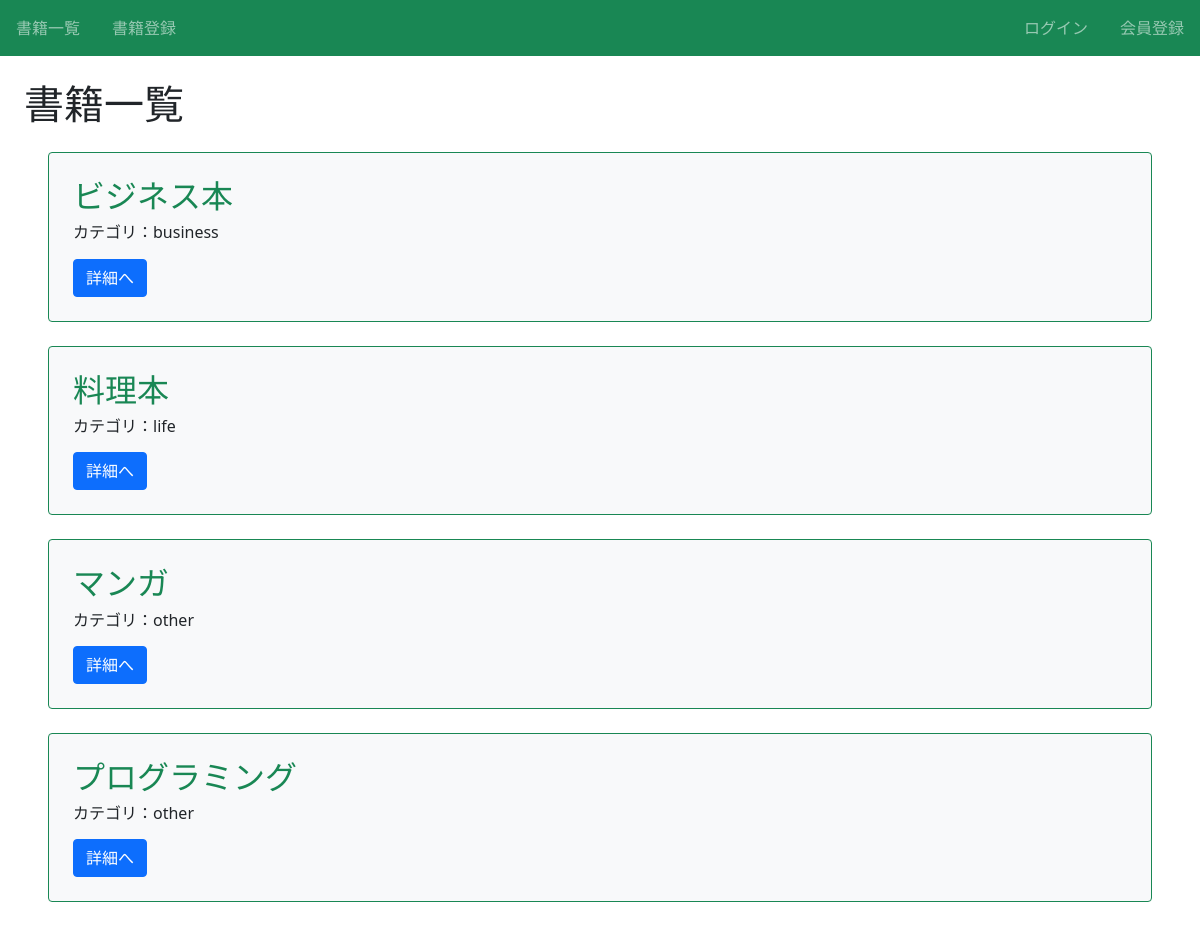
/, run on an earlier commit of the app's database.
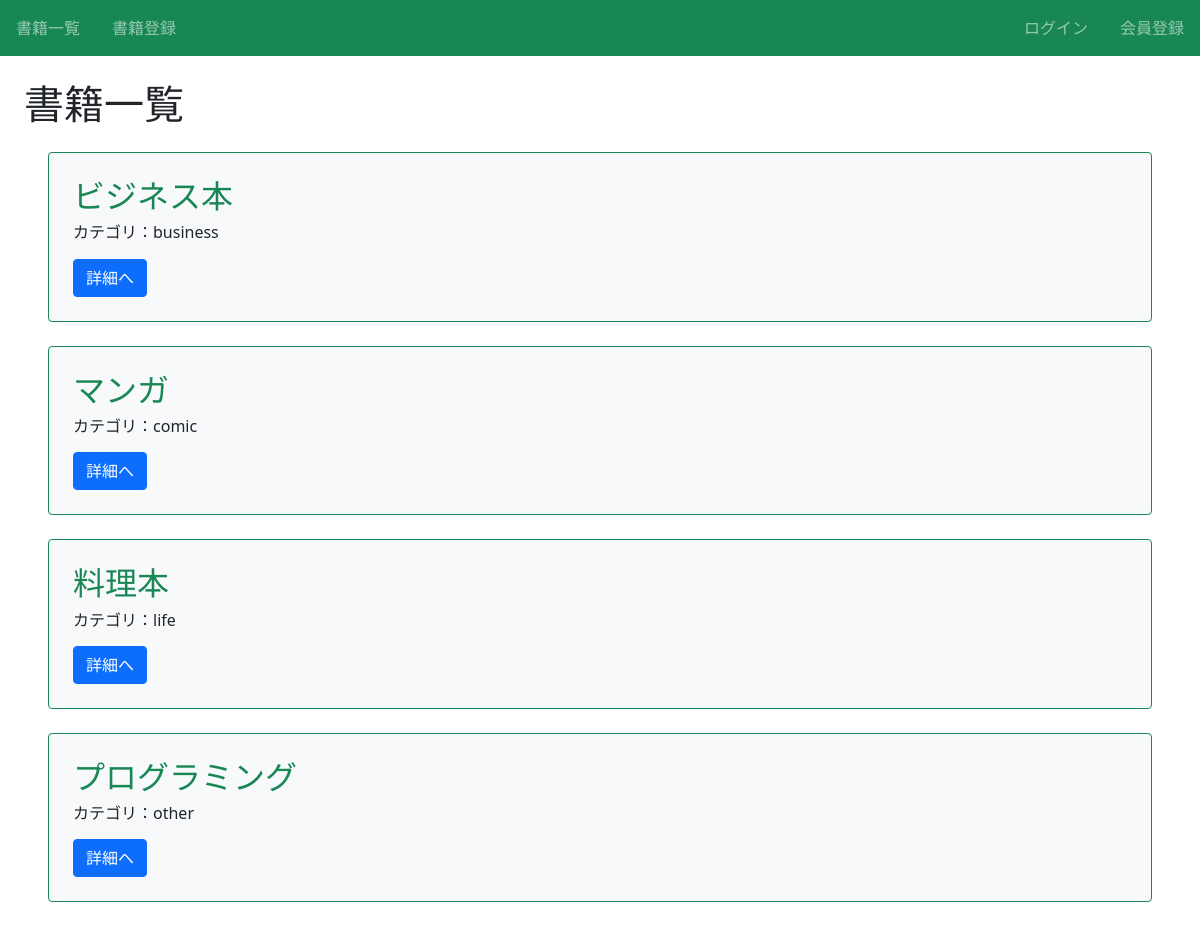
And on a later commit of the database.
### book/models.py (models this page shows, shortened)
class Book(models.Model):
  title     = models.CharField(max_length=100)
  text      = models.TextField()
  category  = models.CharField(
              max_length=100,
              choices = CATEGORY
              )

### book/views.py (the view)
# urls.py: path('', views.index_view, name='index'),
def index_view(request):
  object_list = Book.objects.order_by('category')
  return render(request, 'book/index.html',{'object_list': object_list})

### book/templates/book/index.html (shortened to what this page needs)
{% extends 'base.html' %}
{% block h1 %}書籍一覧{% endblock %}
{% block content %}
  {%for  item in object_list%}
      <div class="p-4 m-4 bg-light border border-success rounded">
        <h2 class="text-success">{{ item.title }}</h2>
        <h6>カテゴリ：{{ item.category }}</h6>
        <div class="mt-3">
          <a href="{% url 'detail-book' item.pk %}" class="btn btn-primary">詳細へ</a>
        </div>
      </div>
  {% endfor %}
{% endblock content %}

What changed in the data, as far as the page shows it:
changed Book "マンガ": category "other" → "comic"; moves up the list
